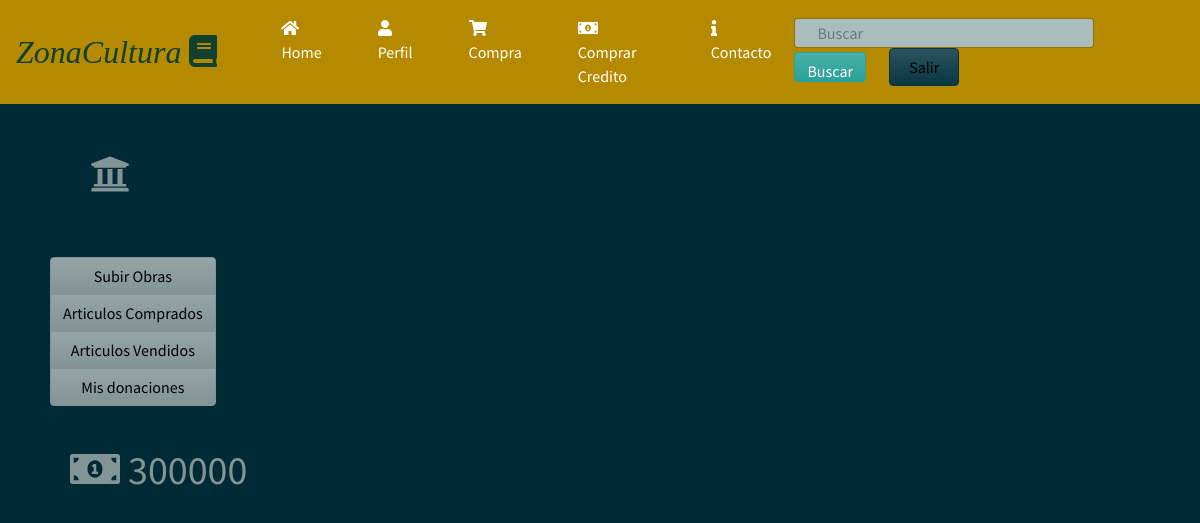
The page /Perfil (signed in) on the database as committed earlier.
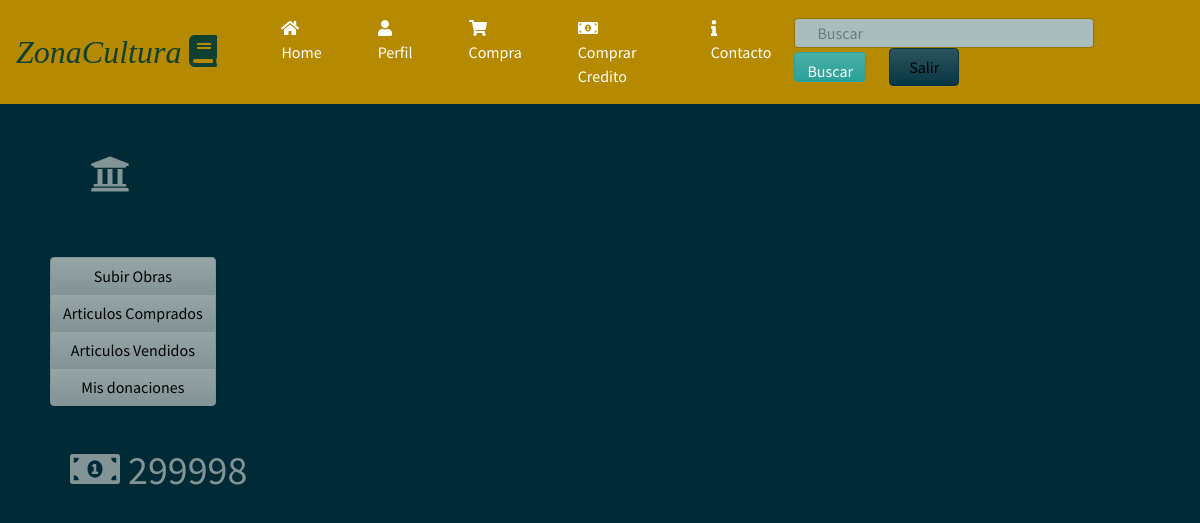
The same page on the database as committed later.
### homePage/models.py (models this page shows, shortened)
class infousuario(models.Model):
	balance= models.IntegerField(default=0)
	user= models.OneToOneField (User,on_delete=models.CASCADE)
	aficiones= models.ForeignKey(competencias,on_delete=models.CASCADE,null=True)
	es_CreadorDeContenido= models.BooleanField(default=False)
	profile_img=models.ImageField(upload_to='images/profile/',default='images/profile/perfilb.jpg',null=False,blank=False)
	es_Nada= models.BooleanField(default=False)

### homePage/views.py (the view)
# urls.py: url(r'^Perfil$',views.perfil_view,name='perfil'),
@login_required(login_url='/')
def perfil_view(request):
	user=infousuario.objects.get(user=request.user)
	if(user.es_CreadorDeContenido==True):
		return render(request, 'PerfilCreadorDeContenidoPropio.html',{'user':user})
	if(user.es_CreadorDeContenido==False):
		return render(request, 'PerfilPropio.html',{'user':user})

### homePage/templates/PerfilCreadorDeContenidoPropio.html (shortened to what this page needs)
{% load staticfiles %}
<!DOCTYPE html>
<html>
<head>
	<link rel="stylesheet" type="text/css" href="{% static 'css/bootstrap1.min.css' %}">
	<link rel="stylesheet" href="https://use.fontawesome.com/releases/v5.0.8/css/solid.css">
    <link rel="stylesheet" href="static/css/paginahome.css">
</head>
<body>
	<nav class="navbar navbar-expand-lg navbar-dark bg-primary">
  		<a class="navbar-brand"><em><font size="6" color="#0F4030" face="Trebuchet MS">ZonaCultura  <i class="fas fa-book"></i></font></em></a>
  	<div class="collapse navbar-collapse" id="navbarColor01">
    	<ul class="navbar-nav mr-auto">
      		<li class="nav-item active">
        		<a class="nav-link" href="/HomePage"><i class="fas fa-home"></i> Home<span class="sr-only">(current)</span></a>
      		</li>
      		<li class="nav-item active">
        		<a class="nav-link" href="Perfil"><i class="fas fa-user"></i> Perfil</a>
      		</li>
      		<li class="nav-item active">
        		<a class="nav-link" href="CarritoVista"><i class="fas fa-shopping-cart"></i> Compra</a>
      		</li>
          <li class="nav-item active">
            <a class="nav-link" href="CompraCredito"><i class="fas fa-money-bill-alt"></i> Comprar Credito</a>
          </li>
          <li class="nav-item active">
            <a class="nav-link" href=""><i class="fas fa-info"></i>  Contacto</a>
          </li>
    	</ul>
    	<form class="form-inline my-2 my-lg-2">
    		<div class="col-12">
      			<input class="form-control mr-sm-0" type="text" placeholder="Buscar" id="input-search">
      			<button class="btn btn-success" type="submit" id="Buscar">Buscar</button>
      			<button class="btn btn-dark my-5 my-sm-0" type="submit" id="Salir"><a href="">Salir</a></button>
      		</div>
    	</form>
  	</div>
  </nav>
  <div>
    <div class="row">
      <div class="col col-3">
          <h1><i class="fas fa-university" id="lll"></i></h1>
          <div class="btn-group-vertical" data-toggle="buttons">
            <button type="button" class="btn btn-secondary"><a href="SubirObra">Subir Obras</a></button>
            <button type="button" class="btn btn-secondary"><a href="VistaComprados">Articulos Comprados</a></button>
            <button type="button" class="btn btn-secondary"><a href="VistaCompradores">Articulos Vendidos</a></button>
            <button type="button" class="btn btn-secondary"><a href="VistaDonantes">Mis donaciones</a></button>
          </div>
          <form class="site-form" method="post">
            <h1 id="Credito"><i class="fas fa-money-bill-alt"></i>  {{user.balance}}</h1>
          </form>
      </div>
      <div class="col col-6">
      </div>
      <div class="col col-3"></div>
    </div>
  </div>
</body>
</html>

Rows that differ between the two databases and show on the page:
changed infousuario: balance "300000" → "299998"
